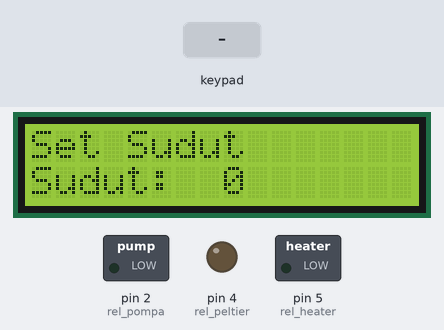
The sketch below on a simulated Arduino Mega 2560, built with avr-gcc and run on an emulated ATmega2560. On the bench: 16×2 character LCD, switched loads named in the sketch (green lamp = pin HIGH), output pins drawn as LEDs (lit = HIGH). Inputs (shaded band) come from the test bench. What the sketch prints to the serial monitor is not drawn.

Above: at 1.3 s.
1.4 s: key '#' pressed
At 2.2 s:
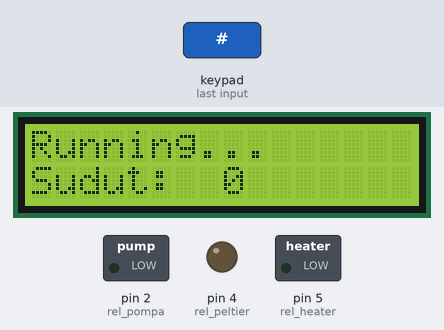
2.9 s: key '*' pressed
At 3.5 s:
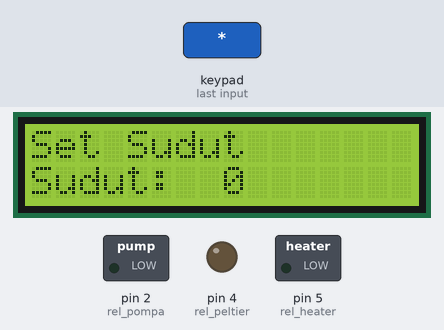
Timing chart, 0 to 5.9 s (numbered marks = the images above; inputs shaded):
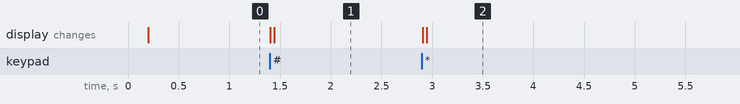

Measured:
- after the input at 1.4 s, the display: first changes at once (image 1 shows a later state)
- after the input at 2.9 s, the display: first changes at once (image 2 shows a later state)

The sketch:

servo_atmega32_keypad_lcd_i2c.ino
```cpp
#include <Keypad.h>

const byte ROWS = 4;
const byte COLS = 3;

char hexaKeys[ROWS][COLS] = {
  {1, 2, 3},
  {4, 5, 6},
  {7, 8, 9},
  {'*', '0', '#'}
};

byte rowPins[ROWS] = {24, 25, 26, 27};
byte colPins[COLS] = {28, 29, 30};

Keypad keypad = Keypad(makeKeymap(hexaKeys), rowPins, colPins, ROWS, COLS);
#define BINTANG 42 // nilai BINTANG
#define PAGAR 35 // nilai pagar
long dtKey = 0;
int key;
String line1 = "";
String line2 = "";


#include <LiquidCrystal_I2C.h>
LiquidCrystal_I2C lcd(0x27, 16, 2);

#define rel_pompa 2
#define rel_peltier 4
#define rel_heater 5

#include <OneWire.h>
#include <DallasTemperature.h>

#define ONE_WIRE_BUS 3
OneWire oneWire(ONE_WIRE_BUS);
DallasTemperature sensors(&oneWire);

float temp_air;
float temp_tubuh;
int state = 0;

#define STOP 0
#define RUN 1

float set_sudut = 0;
float ref_sudut = 0;

void setup() {

  delay(100);
  pinMode(rel_pompa, OUTPUT);
  pinMode(rel_peltier, OUTPUT);
  pinMode(rel_heater, OUTPUT);

  Serial.begin(115200);
  sensors.begin();
  lcd.init();
  lcd.backlight();
  init_servo();
  OCR1A = 65 + (0/4.35); // sudut 0 derajat
  Serial.println("system mulai");
}

void loop() {
  key = keypad.getKey();
  if (key) {
    baca_key(); lcd.clear(); delay(20);
  }
  update_lcd();
  control();
}

void baca_key() {
  switch (state) {
    case STOP:
      if ( key == 48 )key = 0;
      if ( key < 10) {
        dtKey = dtKey * 10 + key;
        if(dtKey >= 180)dtKey = 180;
        set_sudut = dtKey;
      }
      if (key == BINTANG) {
        dtKey = 0;
        set_sudut = 0;
      }
      if (key == PAGAR) {
        state = RUN;
      }
      break;
    case RUN:
      if (key == BINTANG) {
        state = STOP;
      }
      break;
  }
}

void get_text() {
  switch (state) {
    case STOP:
      line1 = "Set Sudut";
      line2 = "Sudut: " + String(set_sudut,0);
      break;
    case RUN:
      line1 = "Running...";
      line2 = "Sudut: " + String(set_sudut,0);
      break;
  }
}

void update_lcd() {
  get_text();
  lcd.setCursor(0, 0);
  lcd.print(line1);
  lcd.setCursor(0, 1);
  lcd.print(line2);
}

void control(){
  switch(state){
    case STOP:
      OCR1A = 65 + (0/4.35); // sudut 0 derajat
      //Serial.println("coba stop");
    break;

    case RUN:
      ref_sudut = set_sudut/180*2100;
      OCR1A = 65 + (ref_sudut/4.35);
      Serial.print("coba run: ");
      Serial.println(ref_sudut);
    break;
  }
}

void init_servo(){
  DDRD |= (1 << PD5); /* Make OC1A pin as output */
  TCNT1 = 0;    /* Set timer1 count zero */
  ICR1 = 2499;    /* Set TOP count for timer1 in ICR1 register */

  /* Set Fast PWM, TOP in ICR1, Clear OC1A on compare match, clk/64 */
  TCCR1A = (1 << WGM11) | (1 << COM1A1);
  TCCR1B = (1 << WGM12) | (1 << WGM13) | (1 << CS10) | (1 << CS11);
}
```
